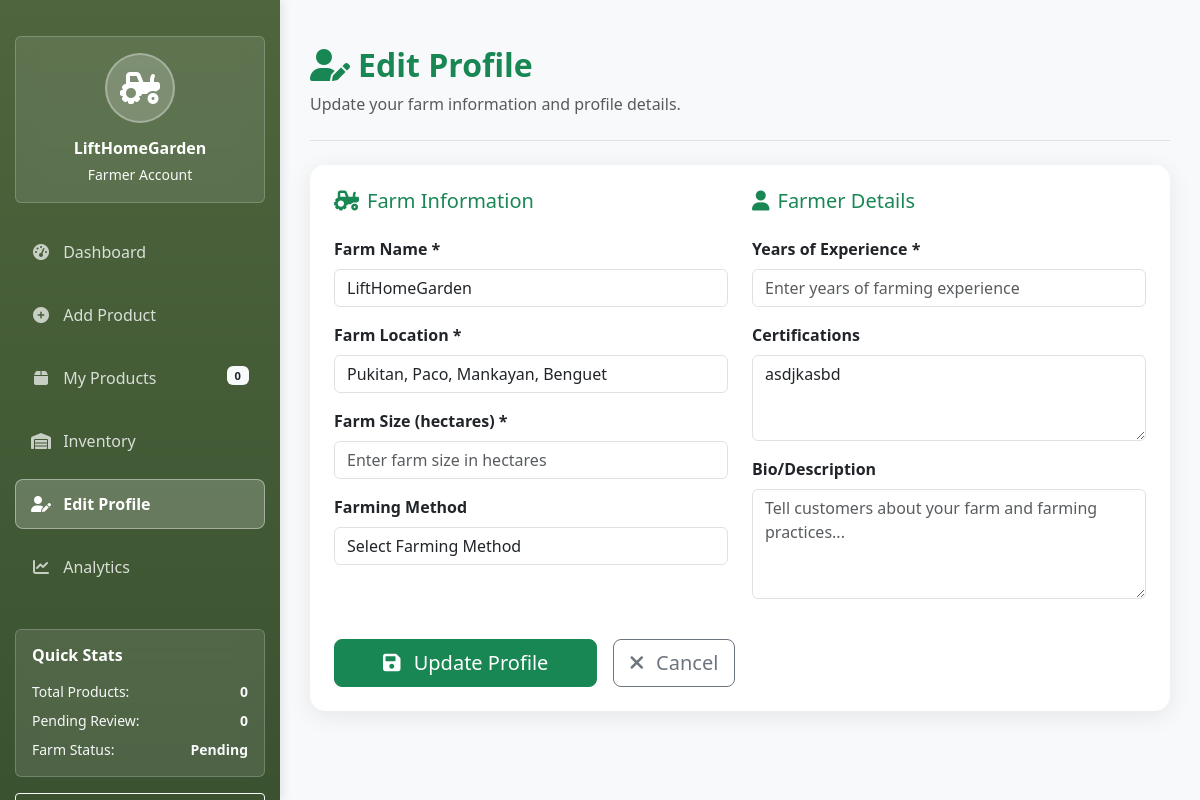
The page /Pages/farmer/profile.php (signed in) on the database its author committed.
### tables this page shows
CREATE TABLE `farmer_profiles` (
  `profile_id` int(11) NOT NULL,
  `user_id` int(11) NOT NULL,
  `farm_name` varchar(255) DEFAULT NULL,
  `farm_location` varchar(255) DEFAULT NULL,
  `farm_size` decimal(10,2) DEFAULT NULL CHECK (`farm_size` >= 0),
  `farming_method` enum('conventional','organic','hydroponic','aquaponic','greenhouse','free_range') DEFAULT NULL,
  `years_experience` int(11) DEFAULT NULL CHECK (`years_experience` >= 0),
  `certification_details` text DEFAULT NULL,
  `bio` text DEFAULT NULL,
  `is_verified_farmer` tinyint(1) DEFAULT 0,
  `created_at` timestamp NOT NULL DEFAULT current_timestamp(),
  `updated_at` timestamp NOT NULL DEFAULT current_timestamp() ON UPDATE current_timestamp()
);

### db_connect.php (called while the page is built, shortened)
<?php
if (!defined('FARMCART_DB_CONNECT')) {
    class FarmCart {
        public $conn;
        function __construct() {
            $this->conn = mysqli_connect(SERVER, USER, PASSWORD, DBNAME);
            $this->conn->set_charset(CHARSET);
        }
        public function get_farmer_profile($user_id) {
            $user_id = (int)$user_id;
            $query = "SELECT * FROM farmer_profiles WHERE user_id = $user_id";
            $result = mysqli_query($this->conn, $query);
            if($result && mysqli_num_rows($result) > 0) {
                return mysqli_fetch_assoc($result);
            }
            return null;
        }
    }
}
?>

### Pages/farmer/profile.php (the view, shortened to what this page needs)
<?php
include '../../db_connect.php';
$farmer_id = $_SESSION['user_id'];
$count_query = "SELECT COUNT(*) as total FROM products WHERE created_by = ?";
$count_stmt = $farmcart->conn->prepare($count_query);
if ($count_stmt) {
    $count_stmt->bind_param("i", $farmer_id);
    $count_stmt->execute();
    $count_result = $count_stmt->get_result();
    $total_products_count = $count_result->fetch_assoc()['total'] ?? 0;
} else {
    $total_products_count = 0;
}
$sidebar_stats = [
    'total_products' => $total_products_count,
    'pending_orders' => 0,
    'low_stock' => 0
];
?>
<!DOCTYPE html>
<html lang="en">
<head>
  <link href="https://cdn.jsdelivr.net/npm/bootstrap@5.3.2/dist/css/bootstrap.min.css" rel="stylesheet">
  <link rel="stylesheet" href="https://cdnjs.cloudflare.com/ajax/libs/font-awesome/6.0.0/css/all.min.css">
</head>
<body>
  <div class="dashboard-container">
    <div class="sidebar-column"><?php include '../../Includes/sidebar.php'; ?></div>
    <div class="main-content-column">
      <div class="content-area">
        <div class="d-flex justify-content-between flex-wrap flex-md-nowrap align-items-center pt-3 pb-4 mb-4 border-bottom">
          <div>
            <h1 class="h2 text-success fw-bold"><i class="fas fa-user-edit me-2"></i>Edit Profile</h1>
            <p class="text-muted mb-0">Update your farm information and profile details.</p>
          </div>
        </div>
        <div class="form-card p-4">
          <form method="post">
            <div class="row g-4">
              <div class="col-md-6">
                <h5 class="text-success mb-4"><i class="fas fa-tractor me-2"></i>Farm Information</h5>
                <div class="mb-3">
                  <label class="form-label fw-semibold">Farm Name *</label>
                  <input type="text" name="farm_name" class="form-control"
                         value="<?= htmlspecialchars($farmer_profile['farm_name'] ?? '') ?>"
                         placeholder="Enter your farm name" required>
                </div>
                <div class="mb-3">
                  <label class="form-label fw-semibold">Farm Location *</label>
                  <input type="text" name="farm_location" class="form-control"
                         value="<?= htmlspecialchars($farmer_profile['farm_location'] ?? '') ?>"
                         placeholder="Enter farm location" required>
                </div>
                <div class="mb-3">
                  <label class="form-label fw-semibold">Farm Size (hectares) *</label>
                  <input type="number" name="farm_size" class="form-control"
                         value="<?= $farmer_profile['farm_size'] ?? '' ?>"
                         placeholder="Enter farm size in hectares" step="0.1" min="0" required>
                </div>
                <div class="mb-3">
                  <label class="form-label fw-semibold">Farming Method</label>
                  <select name="farming_method" class="form-control">
                    <option value="">Select Farming Method</option>
                  </select>
                </div>
              </div>
              <div class="col-md-6">
                <h5 class="text-success mb-4"><i class="fas fa-user me-2"></i>Farmer Details</h5>
                <div class="mb-3">
                  <label class="form-label fw-semibold">Years of Experience *</label>
                  <input type="number" name="years_experience" class="form-control"
                         value="<?= $farmer_profile['years_experience'] ?? '' ?>"
                         placeholder="Enter years of farming experience" min="0" required>
                </div>
                <div class="mb-3">
                  <label class="form-label fw-semibold">Certifications</label>
                  <textarea name="certification_details" class="form-control" rows="3"
                            placeholder="List any farming certifications or awards..."><?= htmlspecialchars($farmer_profile['certification_details'] ?? '') ?></textarea>
                </div>
                <div class="mb-3">
                  <label class="form-label fw-semibold">Bio/Description</label>
                  <textarea name="bio" class="form-control" rows="4"
                            placeholder="Tell customers about your farm and farming practices..."><?= htmlspecialchars($farmer_profile['bio'] ?? '') ?></textarea>
                </div>
              </div>
            </div>
            <div class="row mt-4">
              <div class="col-12">
                <div class="d-flex gap-3">
                  <button type="submit" name="update_profile" class="btn btn-success btn-lg px-5">
                    <i class="fas fa-save me-2"></i>
                    Update Profile
                  </button>
                  <a href="index.php" class="btn btn-outline-secondary btn-lg">
                    <i class="fas fa-times me-2"></i>
                    Cancel
                  </a>
                </div>
              </div>
            </div>
          </form>
        </div>
      </div>
    </div>
  </div>
</body>
</html>

### Includes/sidebar.php (shortened to what this page needs)
<?php
include '../../db_connect.php';
$farmer_id = $_SESSION['user_id'];
$farmer_profile = $farmcart->get_farmer_profile($farmer_id);
$current_page = basename($_SERVER['PHP_SELF']);
$total_products = $sidebar_stats['total_products'] ?? 0;
$pending_orders = $sidebar_stats['pending_orders'] ?? 0;
?>
<div class="farmer-sidebar-container">
    <div class="position-sticky pt-3">
        <div class="text-center mb-4 p-3 sidebar-profile rounded">
            <div class="farmer-avatar mb-3">
                <i class="fas fa-tractor fa-2x text-white"></i>
            </div>
            <h6 class="mb-1 fw-bold text-white">
                <?php
                if ($farmer_profile && !empty($farmer_profile['farm_name'])) {
                    echo htmlspecialchars($farmer_profile['farm_name']);
                } else {
                    echo htmlspecialchars($_SESSION['first_name'] . ' ' . $_SESSION['last_name']);
                }
                ?>
            </h6>
            <small class="text-light">Farmer Account</small>
        </div>
        <ul class="nav flex-column">
            <li class="nav-item mb-2">
                <a class="nav-link sidebar-link <?php echo ($current_page == 'index.php') ? 'active' : ''; ?>" href="index.php">
                    <i class="fas fa-tachometer-alt me-2"></i>
                    Dashboard
                </a>
            </li>
            <li class="nav-item mb-2">
                <a class="nav-link sidebar-link <?php echo ($current_page == 'add_product.php') ? 'active' : ''; ?>" href="add_product.php">
                    <i class="fas fa-plus-circle me-2"></i>
                    Add Product
                </a>
            </li>
            <li class="nav-item mb-2">
                <a class="nav-link sidebar-link <?php echo ($current_page == 'products.php') ? 'active' : ''; ?>" href="products.php">
                    <i class="fas fa-box me-2"></i>
                    My Products
                    <span class="badge bg-light text-dark float-end"><?= $total_products ?></span>
                </a>
            </li>
            <li class="nav-item mb-2">
                <a class="nav-link sidebar-link <?php echo ($current_page == 'inventory.php') ? 'active' : ''; ?>" href="inventory.php">
                    <i class="fas fa-warehouse me-2"></i>
                    Inventory
                </a>
            </li>
            <li class="nav-item mb-2">
                <a class="nav-link sidebar-link <?php echo ($current_page == 'profile.php') ? 'active' : ''; ?>" href="profile.php">
                    <i class="fas fa-user-edit me-2"></i>
                    Edit Profile
                </a>
            </li>
            <li class="nav-item mb-2">
                <a class="nav-link sidebar-link <?php echo ($current_page == 'analytics.php') ? 'active' : ''; ?>" href="analytics.php">
                    <i class="fas fa-chart-line me-2"></i>
                    Analytics
                </a>
            </li>
        </ul>
        <div class="mt-4 p-3 sidebar-stats rounded">
            <h6 class="fw-bold mb-3 text-white">Quick Stats</h6>
            <div class="small text-light">
                <div class="d-flex justify-content-between mb-2">
                    <span>Total Products:</span>
                    <strong><?= $total_products ?></strong>
                </div>
                <div class="d-flex justify-content-between mb-2">
                    <span>Pending Review:</span>
                    <strong><?= $pending_orders ?></strong>
                </div>
                <div class="d-flex justify-content-between">
                    <span>Farm Status:</span>
                    <strong><?= ($farmer_profile && $farmer_profile['is_verified_farmer']) ? 'Verified' : 'Pending' ?></strong>
                </div>
            </div>
        </div>
        <div class="mt-3">
            <a href="../customer/index.php" class="btn btn-outline-light btn-sm w-100">
            </a>
        </div>
    </div>
</div>

### Pages/farmer/profile.php (style rules this page uses)
body { background-color: #f8f9fa; margin: 0; padding: 0; overflow-x: hidden; }
.dashboard-container { display: flex; min-height: 100vh; }
.sidebar-column { width: 280px; min-width: 280px; background: linear-gradient(180deg, #4E653D 0%, #3a5230 100%); position: fixed; left: 0; top: 0; height: 100vh; overflow-y: auto; z-index: 1000; box-shadow: 2px 0 10px rgba(0,0,0,0.1); }
.main-content-column { flex: 1; margin-left: 280px; min-height: 100vh; padding: 0; }
.content-area { padding: 30px; min-height: 100vh; background: #f8f9fa; }
.form-card { background: white; border-radius: 15px; box-shadow: 0 5px 25px rgba(0,0,0,0.08); border: none; }

### Includes/sidebar.php (style rules this page uses)
.farmer-sidebar-container { padding: 20px 15px; height: 100%; overflow-y: auto; }
.sidebar-profile { background: rgba(255, 255, 255, 0.1); backdrop-filter: blur(10px); border: 1px solid rgba(255, 255, 255, 0.2); }
.sidebar-stats { background: rgba(255, 255, 255, 0.1); backdrop-filter: blur(10px); border: 1px solid rgba(255, 255, 255, 0.2); }
.sidebar-link { color: rgba(255, 255, 255, 0.8) !important; border-radius: 8px; padding: 12px 15px; transition: all 0.3s ease; border: 1px solid transparent; margin-bottom: 5px; text-decoration: none; display: block; }
.sidebar-link.active { background-color: rgba(255, 255, 255, 0.2); color: white !important; border-color: rgba(255, 255, 255, 0.4); font-weight: 600; }
.sidebar-link.active i { color: white !important; }
.sidebar-link i { color: rgba(255, 255, 255, 0.7); transition: color 0.3s ease; width: 20px; text-align: center; }
.sidebar-link:hover i, .sidebar-link.active i { color: white !important; }
.farmer-avatar { width: 70px; height: 70px; background: rgba(255, 255, 255, 0.2); border-radius: 50%; display: flex; align-items: center; justify-content: center; margin: 0 auto; color: white; border: 2px solid rgba(255, 255, 255, 0.3); }
.sidebar-link .badge { font-size: 0.7em; padding: 4px 8px; }

### rows shown on the page
farmer_profiles: farm_name "LiftHomeGarden", farm_location "Pukitan, Paco, Mankayan, Benguet", certification_details "asdjkasbd"

### other values the page prints
$total_products "0"
$pending_orders "0"
